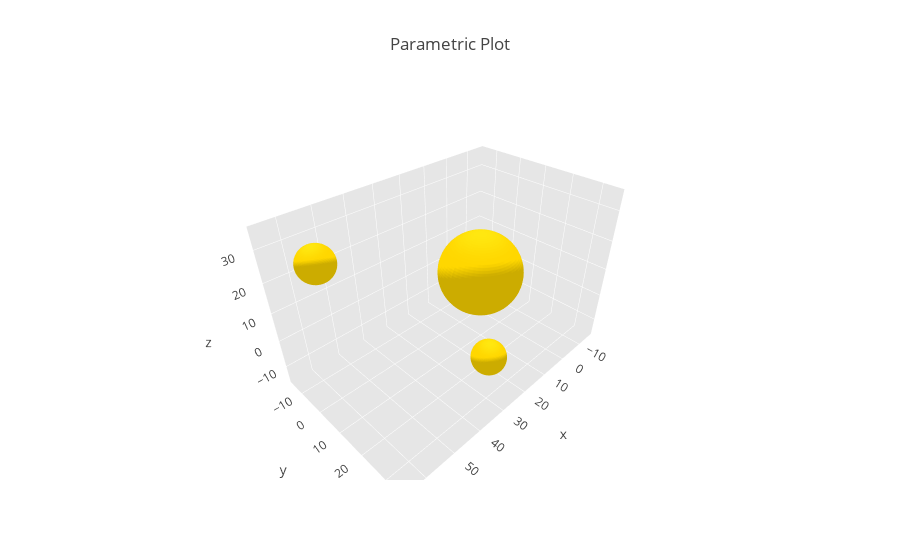

Write notebook code for a chart like this one.
### Markdown cell above
### 3D Target plot

### Code cell
def sphericalSurfacePlotCoordinates(radius,center_xyz,npoints):
    # Parametrical definition of a spherical surface in 3d:
    u = np.linspace(0, 2 * np.pi, npoints) # longitude
    v = np.linspace(0, np.pi, npoints) # colatitude
    
    # Coordinates:
    x = radius * np.outer(np.cos(u), np.sin(v)) + center_xyz[0]
    y = radius * np.outer(np.sin(u), np.sin(v)) + center_xyz[1];
    z = radius * np.outer(np.ones(np.size(u)), np.cos(v)) +center_xyz[2];
    
    return x,y,z

data = []
definition = 50

for i in range(len(v_r)):
    x, y, z = sphericalSurfacePlotCoordinates(v_r[i],m_xyz[i,:],definition)
    surface = go.Surface(x=x,y=y,z=z,colorscale=[[0,v_col[i]], [1, v_col[i]]],showscale=False,name='nanoparticle '+str(i))
    data.append(surface)
    
layout = go.Layout(
    title='Parametric Plot',
    scene=dict(
        aspectmode='data',
        xaxis=dict(
            gridcolor='rgb(255, 255, 255)',
            zerolinecolor='rgb(255, 255, 255)',
            showbackground=True,
            backgroundcolor='rgb(230, 230,230)'
        ),
        yaxis=dict(
            gridcolor='rgb(255, 255, 255)',
            zerolinecolor='rgb(255, 255, 255)',
            showbackground=True,
            backgroundcolor='rgb(230, 230,230)'
        ),
        zaxis=dict(
            gridcolor='rgb(255, 255, 255)',
            zerolinecolor='rgb(255, 255, 255)',
            showbackground=True,
            backgroundcolor='rgb(230, 230,230)'
        )
    )
)

fig = go.Figure(data=data, layout=layout)
iplot(fig, filename='Parametric plot')

### Figure 1 — Plotly figure (JSON) as saved in the notebook; plotly's stock layout.template omitted (floating-point values rounded to 4 significant figures; data arrays with more than 128 entries replaced by an {"elided": "..."} marker saying what was removed)
{"data": [{"colorscale": [[0, "#FFD700"], [1, "#FFD700"]], "name": "nanoparticle 0", "showscale": false, "type": "surface", "uid": "d78f6a19-364f-4f0d-9ce6-b20b574ea36e", "x": {"elided": "50x50 float values"}, "y": {"elided": "50x50 float values"}, "z": {"elided": "50x50 float values"}}, {"colorscale": [[0, "#FFD700"], [1, "#FFD700"]], "name": "nanoparticle 1", "showscale": false, "type": "surface", "uid": "0b204216-9a42-4f59-b46b-848e7180d73d", "x": {"elided": "50x50 float values"}, "y": {"elided": "50x50 float values"}, "z": {"elided": "50x50 float values"}}, {"colorscale": [[0, "#FFD700"], [1, "#FFD700"]], "name": "nanoparticle 2", "showscale": false, "type": "surface", "uid": "2ce1e1a2-f11e-4e81-ac9e-6527e228f7c7", "x": {"elided": "50x50 float values"}, "y": {"elided": "50x50 float values"}, "z": {"elided": "50x50 float values"}}], "layout": {"scene": {"aspectmode": "data", "xaxis": {"backgroundcolor": "rgb(230, 230,230)", "gridcolor": "rgb(255, 255, 255)", "showbackground": true, "zerolinecolor": "rgb(255, 255, 255)"}, "yaxis": {"backgroundcolor": "rgb(230, 230,230)", "gridcolor": "rgb(255, 255, 255)", "showbackground": true, "zerolinecolor": "rgb(255, 255, 255)"}, "zaxis": {"backgroundcolor": "rgb(230, 230,230)", "gridcolor": "rgb(255, 255, 255)", "showbackground": true, "zerolinecolor": "rgb(255, 255, 255)"}}, "title": {"text": "Parametric Plot"}}}
